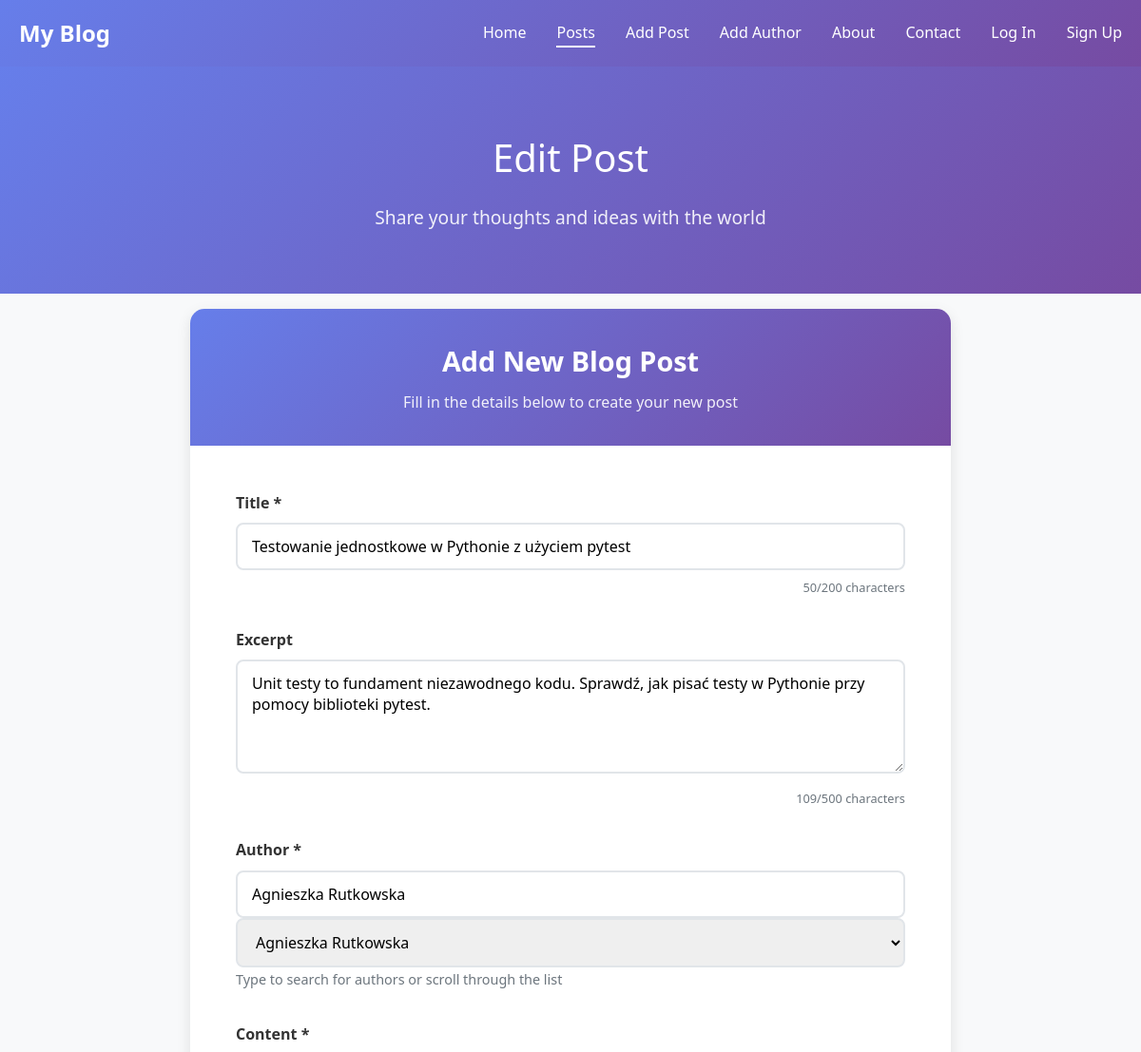
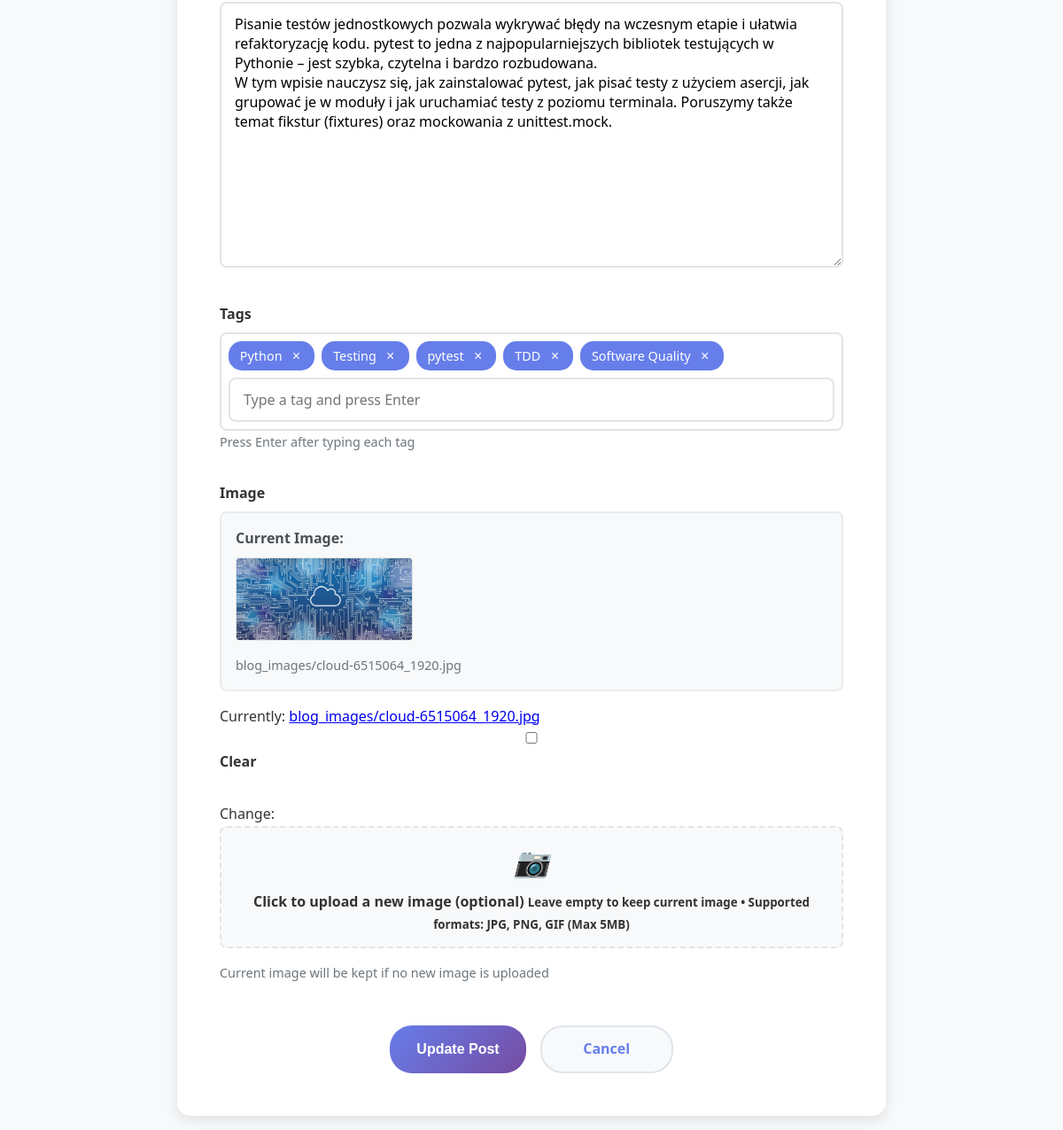
Page /blog/post/11/edit/ on the committed database (2 pictures, top to bottom).
### blog/models.py (models this page shows, shortened)
class BlogPost(models.Model):
    title = models.CharField(max_length=200)
    excerpt = models.CharField(max_length=500, blank=True, null=True)
    author = models.ForeignKey(Author, on_delete=models.CASCADE, related_name='posts')
    tags = models.ManyToManyField(Tag, blank=True, related_name='posts')
    content = models.TextField()
    created_at = models.DateTimeField(auto_now_add=True)
    updated_at = models.DateTimeField(auto_now=True)
    image = models.ImageField(upload_to='blog_images/', blank=True, null=True)
    slug = models.SlugField(max_length=200, unique=True, blank=True, null=True)
    like_count = models.PositiveIntegerField(default=0)
    class Meta:
        ordering = ['-created_at']
        verbose_name_plural = "Blog Posts"

### blog/views.py (the view, shortened to what this page needs)
# urls.py: path('post/<int:post_id>/edit/', blog_views.edit_post_view, name='edit_post'),
def edit_post_view(request, post_id):
    post = get_object_or_404(BlogPost, id=post_id)
    form = NewPostForm(instance=post)
    return render(request, 'blog/add_post.html', {
        'url': 'blog',
        'links': get_navigation_links('Posts', request.user),  # Changed from 'Edit Post' to 'Posts'
        'form': form,
    })

### blog/models.py (called while the page is built)
    def __str__(self):
        return self.full_name()

    def full_name(self):
        return f"{self.first_name} {self.last_name}"

### blog/templates/blog/add_post.html (shortened to what this page needs)
<!DOCTYPE html>
{% load auth_extras %}
<html lang="en">
<head>
</head>
<body>
    <header>
        <nav class="container">
            <div class="logo">
                My Blog
            </div>
            <ul class="nav-links">
                {% for link in links %}
                    <li><a href="{{ link.url }}" class="{% if link.active %}active{% endif %}">{{ link.name }}</a></li>
                {% endfor %}
            </ul>
        </nav>
    </header>
    <section class="page-header">
        <div class="container">
            <h1>{% if form.instance.pk %}Edit Post{% else %}Create New Post{% endif %}</h1>
            <p>Share your thoughts and ideas with the world</p>
        </div>
    </section>
    <main class="container">
        <div class="form-container">
            <div class="form-header">
                <h2>Add New Blog Post</h2>
                <p>Fill in the details below to create your new post</p>
            </div>
            <div class="form-content">
                <form method="post" enctype="multipart/form-data" id="addPostForm">
                    <div class="form-group{% if form.title.errors %} has-error{% endif %}">
                        <label for="{{ form.title.id_for_label }}">{{ form.title.label }} *</label>
                        {{ form.title }}
                        <div class="char-counter">
                            <span id="title-count">{{ form.title.value|length|default:0 }}</span>/200 characters
                        </div>
                    </div>
                    <div class="form-group{% if form.excerpt.errors %} has-error{% endif %}">
                        <label for="{{ form.excerpt.id_for_label }}">{{ form.excerpt.label }}</label>
                        {{ form.excerpt }}
                        <div class="char-counter">
                            <span id="excerpt-count">{{ form.excerpt.value|length|default:0 }}</span>/500 characters
                        </div>
                    </div>
                    <div class="form-group{% if form.author.errors %} has-error{% endif %}">
                        <label for="{{ form.author.id_for_label }}">{{ form.author.label }} *</label>
                        <div class="author-search-container" id="authorSearchContainer">
                            <input type="text" class="author-search" id="authorSearch" placeholder="Search for an author..." autocomplete="off">
                            {{ form.author }}
                        </div>
                        <small style="color: #6c757d; font-size: 0.9rem;">Type to search for authors or scroll through the list</small>
                    </div>
                    <div class="form-group content-group{% if form.content.errors %} has-error{% endif %}">
                        <label for="{{ form.content.id_for_label }}">{{ form.content.label }} *</label>
                        {{ form.content }}
                    </div>
                    <div class="form-group{% if form.tags.errors %} has-error{% endif %}">
                        <label for="{{ form.tags.id_for_label }}">{{ form.tags.label }}</label>
                        <div class="tags-input" id="tagsInput">
                            <input type="text" class="tag-input" placeholder="Type a tag and press Enter">
                        </div>
                        <small style="color: #6c757d; font-size: 0.9rem;">Press Enter after typing each tag</small>
                    </div>
                    <div class="form-group{% if form.image.errors %} has-error{% endif %}">
                        <label for="{{ form.image.id_for_label }}">{{ form.image.label }}</label>
                        {% if form.instance.image %}
                            <div class="current-image" style="margin-bottom: 1rem; padding: 1rem; background: #f8f9fa; border-radius: 8px; border: 2px solid #e9ecef;">
                                <p style="margin: 0 0 0.5rem 0; font-weight: 600; color: #495057;">Current Image:</p>
                                <img src="{{ form.instance.image.url }}" alt="Current post image" style="max-width: 200px; max-height: 150px; object-fit: cover; border-radius: 4px; border: 1px solid #dee2e6;">
                                <p style="margin: 0.5rem 0 0 0; font-size: 0.9rem; color: #6c757d;">{{ form.instance.image.name }}</p>
                            </div>
                        {% endif %}
                        <div class="file-upload">
                            {{ form.image }}
                            <label for="{{ form.image.id_for_label }}" class="file-upload-label">
                                <i>📷</i>
                                {% if form.instance.image %}
                                    <span>Click to upload a new image (optional)</span>
                                    <small>Leave empty to keep current image • Supported formats: JPG, PNG, GIF (Max 5MB)</small>
                                {% else %}
                                    <span>Click to upload an image or drag and drop</span>
                                    <small>Supported formats: JPG, PNG, GIF (Max 5MB)</small>
                                {% endif %}
                            </label>
                        </div>
                        {% if form.image.help_text %}
                            <small style="color: #6c757d; font-size: 0.9rem; display: block; margin-top: 0.5rem;">{{ form.image.help_text }}</small>
                        {% endif %}
                    </div>
                    <div class="form-actions">
                        <button type="submit" class="btn btn-primary">{% if form.instance.pk %}Update Post{% else %}Publish Post{% endif %}</button>
                        <a href="{% url 'blog:posts' %}" class="btn btn-secondary">Cancel</a>
                    </div>
                </form>
            </div>
        </div>
    </main>
</body>
</html>

### blog/templates/blog/add_post.html (style rules this page uses)
* { margin: 0; padding: 0; box-sizing: border-box; }
body { font-family: 'Segoe UI', Tahoma, Geneva, Verdana, sans-serif; line-height: 1.6; color: #333; background-color: #f8f9fa; }
.container { max-width: 1200px; margin: 0 auto; padding: 0 20px; }
header { background: linear-gradient(135deg, #667eea 0%, #764ba2 100%); color: white; padding: 1rem 0; box-shadow: 0 2px 10px rgba(0,0,0,0.1); }
nav { display: flex; justify-content: space-between; align-items: center; }
.logo { font-size: 1.5rem; font-weight: bold; }
.nav-links { list-style: none; display: flex; gap: 2rem; }
.nav-links a { color: white; text-decoration: none; transition: opacity 0.3s; }
.nav-links a.active { border-bottom: 2px solid white; padding-bottom: 3px; }
.page-header { background: linear-gradient(135deg, #667eea 0%, #764ba2 100%); color: white; text-align: center; padding: 4rem 0; }
.page-header h1 { font-size: 2.5rem; margin-bottom: 1rem; font-weight: 300; }
.page-header p { font-size: 1.2rem; opacity: 0.9; }
main { padding: 6rem 0 4rem 0; }
.form-container { max-width: 800px; margin: 1rem auto; background: white; border-radius: 15px; box-shadow: 0 5px 15px rgba(0,0,0,0.1); overflow: hidden; }
.form-header { background: linear-gradient(135deg, #667eea 0%, #764ba2 100%); color: white; padding: 2rem; text-align: center; }
.form-header h2 { font-size: 1.8rem; margin-bottom: 0.5rem; }
.form-header p { opacity: 0.9; }
.form-content { padding: 3rem; }
.form-group { margin-bottom: 2rem; }
.form-group label { display: block; margin-bottom: 0.5rem; font-weight: 600; color: #333; font-size: 1rem; }
.form-group input, .form-group textarea, .form-group select { width: 100%; padding: 12px 15px; border: 2px solid #e1e5e9; border-radius: 8px; font-size: 1rem; font-family: inherit; transition: border-color 0.3s, box-shadow 0.3s; }
input[type="text"], input[type="email"], textarea, select { box-sizing: border-box; }
.form-group textarea { resize: vertical; min-height: 120px; }
.form-group.content-group textarea { min-height: 300px; }
.file-upload { position: relative; display: inline-block; width: 100%; }
.file-upload-label { display: block; padding: 12px 15px; border: 2px dashed #e1e5e9; border-radius: 8px; text-align: center; cursor: pointer; transition: all 0.3s; background: #f8f9fa; }
.file-upload-label i { display: block; font-size: 2rem; margin-bottom: 0.5rem; color: #667eea; }
.tags-input { display: flex; flex-wrap: wrap; gap: 0.5rem; min-height: 50px; padding: 8px; border: 2px solid #e1e5e9; border-radius: 8px; background: white; cursor: text; }
.author-search-container { position: relative; }
.author-search { width: 100%; padding: 12px 15px; border: 2px solid #e1e5e9; border-radius: 8px; font-size: 1rem; background: white; }
.tag-input { border: none; outline: none; flex: 1; min-width: 120px; padding: 0.5rem; font-size: 1rem; }
.form-actions { display: flex; gap: 1rem; justify-content: center; margin-top: 3rem; flex-wrap: wrap; }
.btn { padding: 12px 30px; border: none; border-radius: 25px; font-size: 1rem; font-weight: 600; cursor: pointer; transition: all 0.3s; text-decoration: none; display: inline-block; text-align: center; min-width: 150px; }
.btn-primary { background: linear-gradient(135deg, #667eea 0%, #764ba2 100%); color: white; }
.btn-secondary { background: #f8f9fa; color: #667eea; border: 2px solid #e1e5e9; }
.char-counter { font-size: 0.8rem; color: #6c757d; text-align: right; margin-top: 0.5rem; }

### rows in the picture
BlogPost: title "Testowanie jednostkowe w Pythonie z użyciem pytest", title.value|length "50", excerpt "Unit testy to fundament niezawodnego kodu. Sprawdź, jak pisać testy w Pythonie przy pomocy biblioteki pytest.", excerpt.value|length "109", author "Agnieszka Rutkowska", content "Pisanie testów jednostkowych pozwala wykrywać błędy na wczesnym etapie i ułatwia refaktoryzację kodu. pytest to jedna z najpopularniejszych bibliotek testujących w Pythonie – jest szybka, czytelna i bardzo rozbudowana. W tym wpisie nauczysz się, jak zainstalować pytest, jak pisać testy z użyciem asercji, jak grupować je w moduły i jak uruchamiać testy z poziomu terminala. Poruszymy także temat fikstur (fixtures) oraz mockowania z unittest.mock.", instance.image (picture), instance.image.name "blog_images/cloud-6515064_1920.jpg"

### other values in the picture
{{ link.name }} "Home" "Posts" "Add Post" "Add Author" "About" "Contact" "Log In" "Sign Up"
